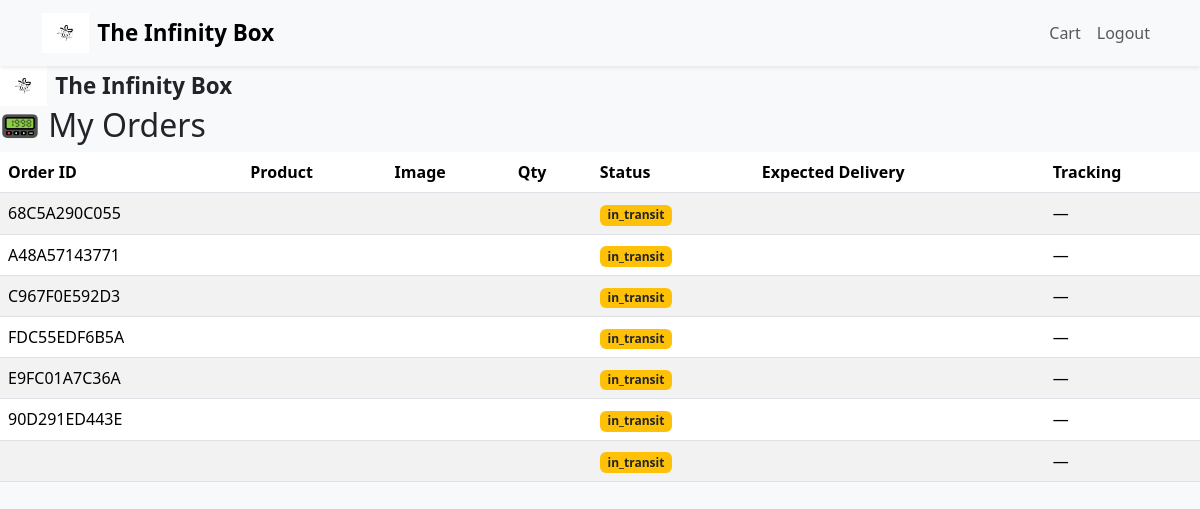
The app's page /orders/my/ (signed in) with its own data.
### orders/models.py (models this page shows, shortened)
class Order(models.Model):
    user = models.ForeignKey(User, on_delete=models.CASCADE, null=True, blank=True)
    order_id = models.CharField(max_length=20, unique=True)
    otp = models.CharField(max_length=6, default='000000')
    total = models.DecimalField(max_digits=10, decimal_places=2, default=0)
    created_at = models.DateTimeField(auto_now_add=True)
    courier_name = models.CharField(max_length=100, null=True, blank=True)
    status = models.CharField(max_length=20, choices=STATUS_CHOICES, default='in_transit')

### orders/views.py (the view)
# urls.py: path('my/', my_orders_view, name='my_orders'),
def my_orders_view(request):
    orders = Order.objects.filter(user=request.user).order_by('-created_at')
    return render(request, 'orders/my_orders.html', {'orders': orders})

### orders/templates/orders/my_orders.html
{% extends 'base.html' %}
{% block content %}
<h2>📟 My Orders</h2>
{% if orders %}
<table class="table table-striped">
  <thead>
    <tr>
      <th>Order ID</th>
      <th>Product</th>
      <th>Image</th>
      <th>Qty</th>
      <th>Status</th>
      <th>Expected Delivery</th>
      <th>Tracking</th>
    </tr>
  </thead>
  <tbody>
    {% for order in orders %}
    <tr>
      <td>{{ order.order_id }}</td>
      <td>{{ order.product.name }}</td>
      <td><img src="{{ order.product.image.url }}" width="60" class="rounded"></td>
      <td>{{ order.quantity }}</td>
      <td>
        <span class="badge {% if order.status == 'DELIVERED' %}bg-success{% elif order.status == 'CANCELLED' %}bg-danger{% elif order.status == 'DISPATCHED' %}bg-primary{% else %}bg-warning text-dark{% endif %}">
          {{ order.status }}
        </span>
      </td>
      <td>{{ order.expected_delivery }}</td>
      <td>
        {% if order.tracking_link %}
        <a href="{{ order.tracking_link }}" class="btn btn-sm btn-outline-primary" target="_blank">Track</a>
        {% else %}—{% endif %}
      </td>
    </tr>
    {% endfor %}
  </tbody>
</table>
{% else %}
<p>You have not placed any orders yet.</p>
{% endif %}
{% endblock %}

### static/style.css (style rules this page uses)
body { background-color: #f8f9fa; }

### records on screen
Order: order_id "68C5A290C055", status "in_transit"
Order: order_id "A48A57143771", status "in_transit"
Order: order_id "C967F0E592D3", status "in_transit"
Order: order_id "FDC55EDF6B5A", status "in_transit"
Order: order_id "E9FC01A7C36A", status "in_transit"
Order: order_id "90D291ED443E", status "in_transit"
Order: status "in_transit"
